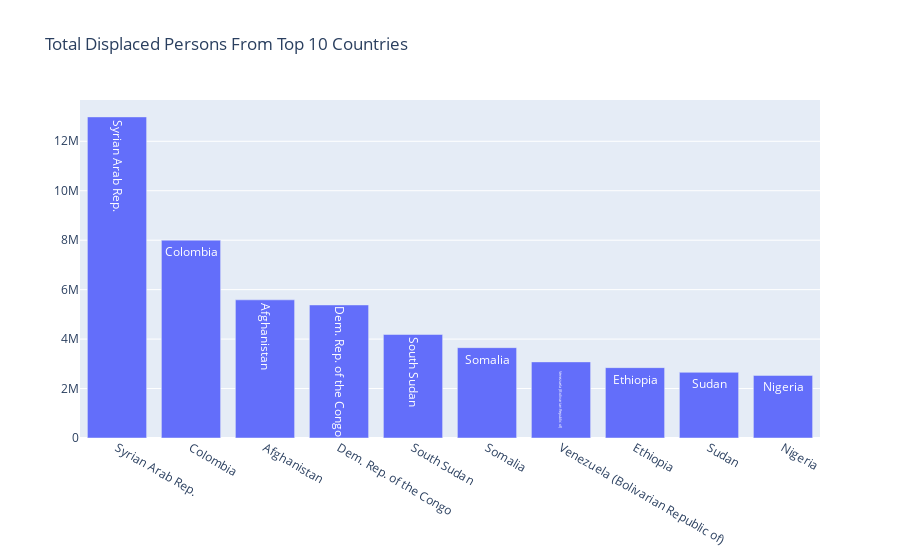

The cell this chart's notebook holds for it:
### Code cell
#top 10 list as of 2018

import plotly
from plotly.graph_objs import Figure, Histogram, Layout
from plotly.graph_objs import Bar


top_10=top_[:10]
print(top_10)

data = [Bar(x=top_10['origin_country'],
            y=top_10['total_displaced'],
            text=top_10['origin_country'])]

layout = Layout(title="Total Displaced Persons From Top 10 Countries")

fig = Figure(data=data, layout=layout)

plotly.offline.iplot(fig,show_link=False)

### Figure 1 — Plotly figure (JSON) as saved in the notebook; plotly's stock layout.template omitted (floating-point values rounded to 4 significant figures)
{"data": [{"text": ["Syrian Arab Rep.", "Colombia", "Afghanistan", "Dem. Rep. of the Congo", "South Sudan", "Somalia", "Venezuela (Bolivarian Republic of)", "Ethiopia", "Sudan", "Nigeria"], "type": "bar", "x": ["Syrian Arab Rep.", "Colombia", "Afghanistan", "Dem. Rep. of the Congo", "South Sudan", "Somalia", "Venezuela (Bolivarian Republic of)", "Ethiopia", "Sudan", "Nigeria"], "y": [12986246, 8000699, 5588078, 5381400, 4186110, 3653557, 3078183, 2845440, 2656322, 2530735]}], "layout": {"title": {"text": "Total Displaced Persons From Top 10 Countries"}}}
